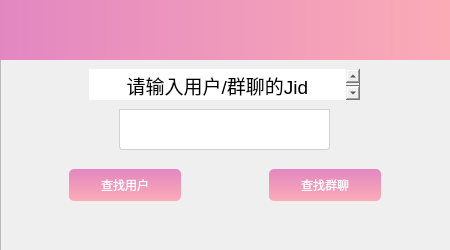
<?xml version="1.0" encoding="UTF-8"?>
<ui version="4.0">
 <class>AddFrinedorGroup</class>
 <widget class="QWidget" name="AddFrinedorGroup">
  <property name="geometry">
   <rect>
    <x>0</x>
    <y>0</y>
    <width>450</width>
    <height>250</height>
   </rect>
  </property>
  <property name="windowTitle">
   <string>Form</string>
  </property>
  <widget class="QWidget" name="verticalLayoutWidget">
   <property name="geometry">
    <rect>
     <x>0</x>
     <y>0</y>
     <width>451</width>
     <height>251</height>
    </rect>
   </property>
   <layout class="QVBoxLayout" name="verticalLayout">
    <item>
     <widget class="QFrame" name="frame">
      <property name="styleSheet">
       <string notr="true">
QLineEdit {
    border-width: 1px;
    border-style: solid;
	border-color:rgb(199, 199, 199);
	background-color:rgb(255, 255, 255);
}
QComboBox {
    border-width: 1px;
    border-style: solid;
    border-radius: 4px;
	border-color:rgb(199, 199, 199);
	background-color:rgb(255, 255, 255);
}
QFrame{
};
background-color:rgb(255, 255, 255);
border:1px solid rgba(227, 135, 193, 255);
background-color: rgb(255, 255, 255);
</string>
      </property>
      <property name="frameShape">
       <enum>QFrame::StyledPanel</enum>
      </property>
      <property name="frameShadow">
       <enum>QFrame::Raised</enum>
      </property>
      <widget class="QFrame" name="frame_2">
       <property name="geometry">
        <rect>
         <x>-1</x>
         <y>-1</y>
         <width>451</width>
         <height>61</height>
        </rect>
       </property>
       <property name="styleSheet">
        <string notr="true">background-color: qlineargradient(spread:pad, x1:0, y1:0, x2:1, y2:0, stop:0 rgba(227, 135, 193, 255), stop:1 rgba(251, 171, 182, 255));
border: 1px solid rgba(255 , 255 , 255, 0);</string>
       </property>
       <property name="frameShape">
        <enum>QFrame::StyledPanel</enum>
       </property>
       <property name="frameShadow">
        <enum>QFrame::Raised</enum>
       </property>
      </widget>
      <widget class="QFrame" name="frame_3">
       <property name="geometry">
        <rect>
         <x>49</x>
         <y>59</y>
         <width>351</width>
         <height>151</height>
        </rect>
       </property>
       <property name="styleSheet">
        <string notr="true">border:none;
background:none;</string>
       </property>
       <property name="frameShape">
        <enum>QFrame::StyledPanel</enum>
       </property>
       <property name="frameShadow">
        <enum>QFrame::Raised</enum>
       </property>
       <widget class="QLineEdit" name="lineEdit">
        <property name="geometry">
         <rect>
          <x>70</x>
          <y>50</y>
          <width>211</width>
          <height>41</height>
         </rect>
        </property>
        <property name="styleSheet">
         <string notr="true">QLineEdit
{
    background:white;
    padding-left:5px ;
    padding-top:1px ;
    border-bottom-left-radius:3px;
    border-bottom-right-radius:3px;
    border: 1px solid rgb(209 , 209 , 209);
}
QLineEdit:hover
{
    padding-top:0px ;
    border: 1px solid rgb(255, 192, 207);
}</string>
        </property>
       </widget>
       <widget class="QPushButton" name="AddFriendButton">
        <property name="geometry">
         <rect>
          <x>20</x>
          <y>110</y>
          <width>112</width>
          <height>32</height>
         </rect>
        </property>
        <property name="styleSheet">
         <string notr="true">QPushButton{
	background-color: qlineargradient(spread:pad, x1:0, y1:0, x2:0, y2:1, stop:0 rgba(227, 135, 193, 255), stop:1 rgba(251, 171, 182, 255));
color:rgb(255,255,255);
border-radius: 5px;
border:none;
}QPushButton::hover{
	background-color: qlineargradient(spread:pad, x1:0, y1:0, x2:0, y2:1, stop:1 rgba(227, 135, 193, 255), stop:0 rgba(251, 171, 182, 255));
}
QPushButton::pressed{
	background-color: qlineargradient(spread:pad, x1:0, y1:0, x2:0, y2:1, stop:0 rgba(227, 135, 193, 255), stop:1 rgba(251, 171, 182, 255));
}</string>
        </property>
        <property name="text">
         <string>查找用户</string>
        </property>
       </widget>
       <widget class="QPushButton" name="AddGroupButton">
        <property name="geometry">
         <rect>
          <x>220</x>
          <y>110</y>
          <width>112</width>
          <height>32</height>
         </rect>
        </property>
        <property name="styleSheet">
         <string notr="true">QPushButton{
	background-color: qlineargradient(spread:pad, x1:0, y1:0, x2:0, y2:1, stop:0 rgba(227, 135, 193, 255), stop:1 rgba(251, 171, 182, 255));
color:rgb(255,255,255);
border-radius: 5px;
border:none;
}QPushButton::hover{
	background-color: qlineargradient(spread:pad, x1:0, y1:0, x2:0, y2:1, stop:1 rgba(227, 135, 193, 255), stop:0 rgba(251, 171, 182, 255));
}
QPushButton::pressed{
	background-color: qlineargradient(spread:pad, x1:0, y1:0, x2:0, y2:1, stop:0 rgba(227, 135, 193, 255), stop:1 rgba(251, 171, 182, 255));
}</string>
        </property>
        <property name="text">
         <string>查找群聊</string>
        </property>
       </widget>
       <widget class="QTextEdit" name="textEdit">
        <property name="geometry">
         <rect>
          <x>40</x>
          <y>10</y>
          <width>271</width>
          <height>31</height>
         </rect>
        </property>
        <property name="html">
         <string>&lt;!DOCTYPE HTML PUBLIC &quot;-//W3C//DTD HTML 4.0//EN&quot; &quot;http://www.w3.org/TR/REC-html40/strict.dtd&quot;&gt;
&lt;html&gt;&lt;head&gt;&lt;meta name=&quot;qrichtext&quot; content=&quot;1&quot; /&gt;&lt;style type=&quot;text/css&quot;&gt;
p, li { white-space: pre-wrap; }
&lt;/style&gt;&lt;/head&gt;&lt;body style=&quot; font-family:'.AppleSystemUIFont'; font-size:13pt; font-weight:400; font-style:normal;&quot;&gt;
&lt;p align=&quot;center&quot; style=&quot; margin-top:0px; margin-bottom:0px; margin-left:0px; margin-right:0px; -qt-block-indent:0; text-indent:0px;&quot;&gt;&lt;span style=&quot; font-family:'.AppleSystemUIFont'; font-size:14pt;&quot;&gt;请输入用户/群聊的Jid&lt;/span&gt;&lt;/p&gt;&lt;/body&gt;&lt;/html&gt;</string>
        </property>
       </widget>
      </widget>
     </widget>
    </item>
   </layout>
  </widget>
 </widget>
 <resources/>
 <connections/>
</ui>
